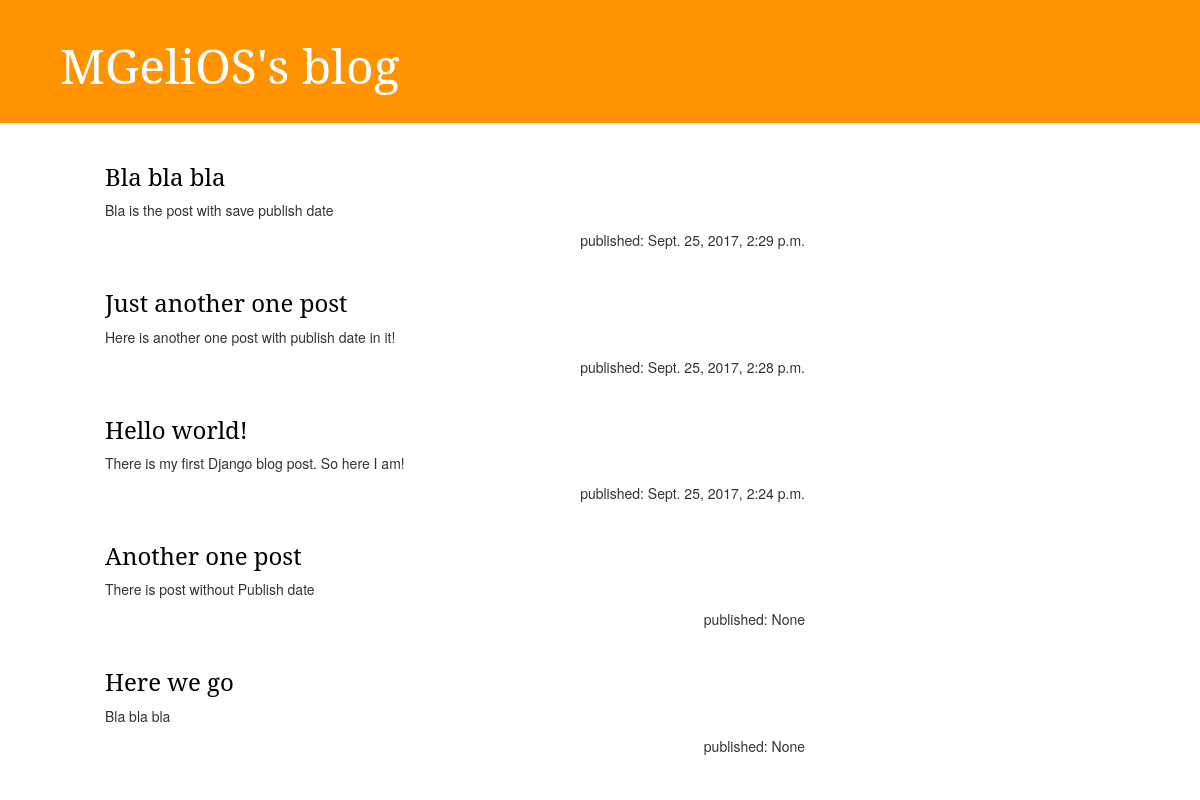
The app's page /, older data.
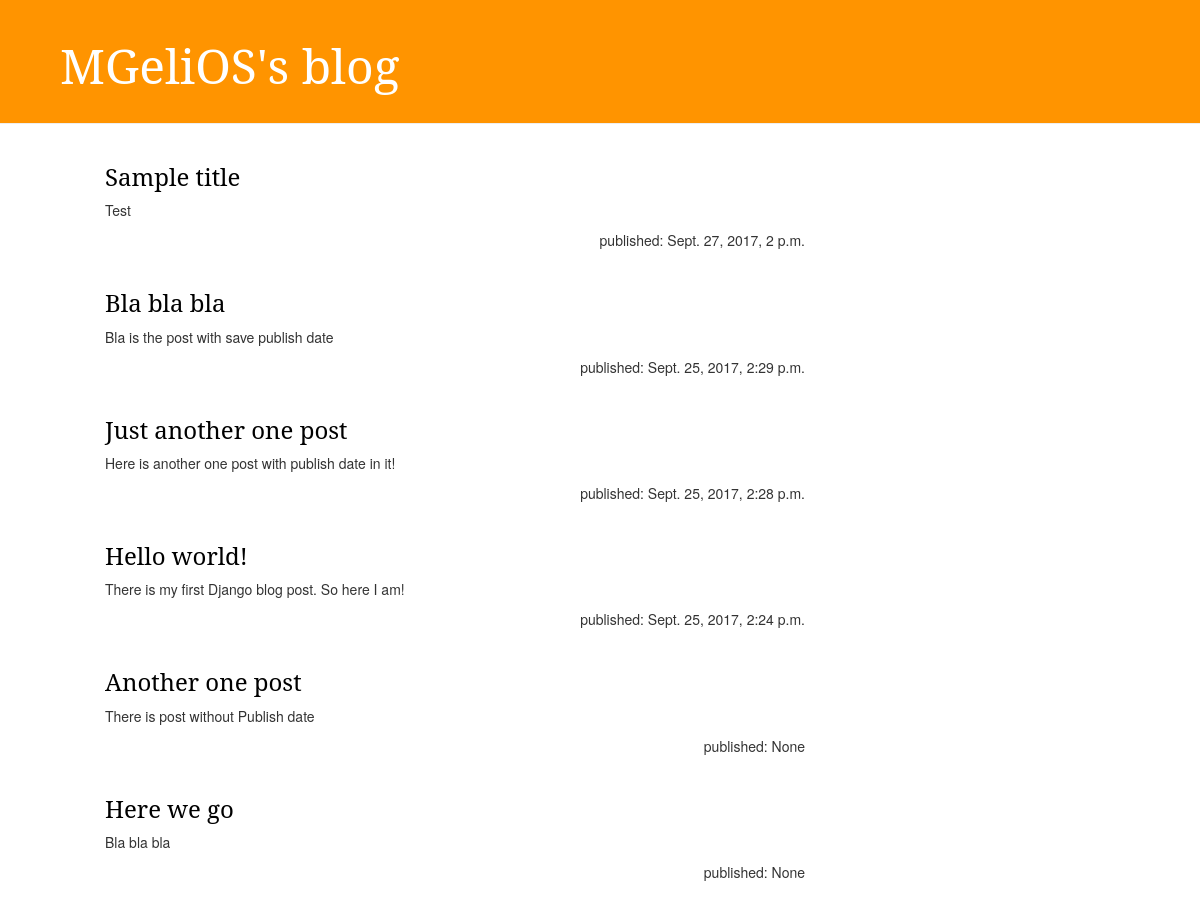
The same page, newer data.
### blog/models.py (models this page shows, shortened)
class Post(models.Model):
    author = models.ForeignKey('auth.User')
    title = models.CharField(max_length=200)
    text = models.TextField()
    created_date = models.DateTimeField(default=timezone.now)
    published_date = models.DateTimeField(blank=True, null=True)

### blog/views.py (the view)
# urls.py: url(r'^$', views.post_list, name='post_list'),
def post_list(request):
    posts = Post.objects.order_by('-published_date')
    return render(request, 'blog/post_list.html', {'posts': posts})

### blog/templates/blog/post_list.html
{% extends 'blog/base.html' %}
{% block content %}
    {% for post in posts %}
        <article class="post">
            <header>
                <h3><a href="{% url 'post_detail' pk=post.pk %}">{{post.title}}</a></h3>
            </header>
            <div>
                <p>{{post.text|linebreaksbr}}</p>
            </div>
            <footer class="date">
                <p>published: {{post.published_date}}</p>
            </footer>
        </article>
    {% endfor %}
{% endblock %}

Row changes from the older to the newer data that the page shows:
added Post: title "Sample title", text "Test", published_date "Sept. 27, 2017, 2 p.m."
